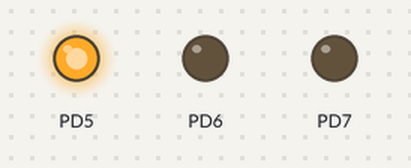
Recording of a program running on a simulated ATmega328P, built with avr-gcc and emulated at 16 MHz (the files do not name the chip). Shown: output pins drawn as LEDs (lit = HIGH).

Above: at 1.5 s.
At 4.5 s:
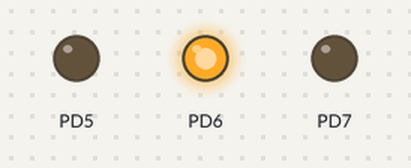
At 7.5 s:
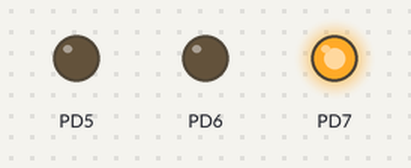
Timing chart, 0 to 11.7 s (numbered marks = the images above):
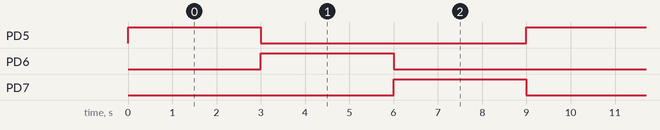

Measured:
- by itself, PD5–7: alternates HIGH for 3.0 s and LOW for 6.0 s
- by itself, everything shown: repeats every 9.0 s, in 3 steps

The program:

main.cpp
```cpp
/* EJERCICIO 1 PARTE 2
#define F_CPU 16000000UL
#include <avr/io.h>
#include <util/delay.h>

int main(void) {
    DDRD |= 0xFC;

    while(1) {
        // **FASE 1
        PORTD = 0x84;
        _delay_ms(3000);

        // **FASE 2:
        PORTD = 0x44;
        _delay_ms(3000);

        // **FASE 3: S
        PORTD = 0x30;
        _delay_ms(3000);

        PORTD = 0x28;
        _delay_ms(2000);


    }
}
*/
//EJERCICIO 1 PARTE 1
#define F_CPU 16000000UL
#include <avr/io.h>
#include <util/delay.h>

int main(void) {
    DDRD |= 0xE0;

    while(1) {
        // *Fase 1: Enciende VERDE (D5)*
        PORTD = 0x20;
        _delay_ms(3000);

        // *Fase 2: Enciende AMARILLO (D6)*
        PORTD = 0x40;
        _delay_ms(3000);

        // *Fase 3: Enciende ROJO (D7)*
        PORTD = 0x80;
        _delay_ms(3000);
    }
}
```
